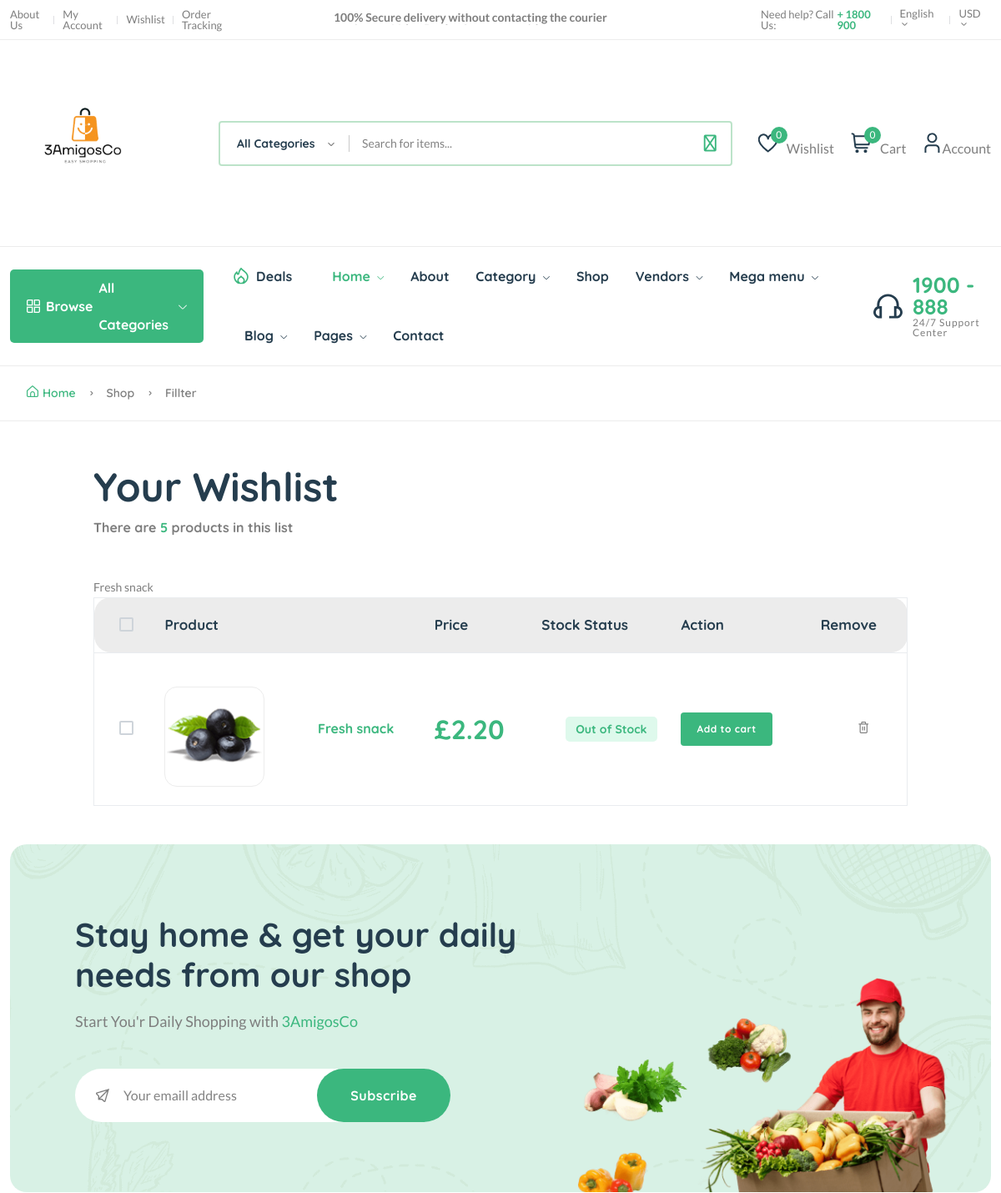
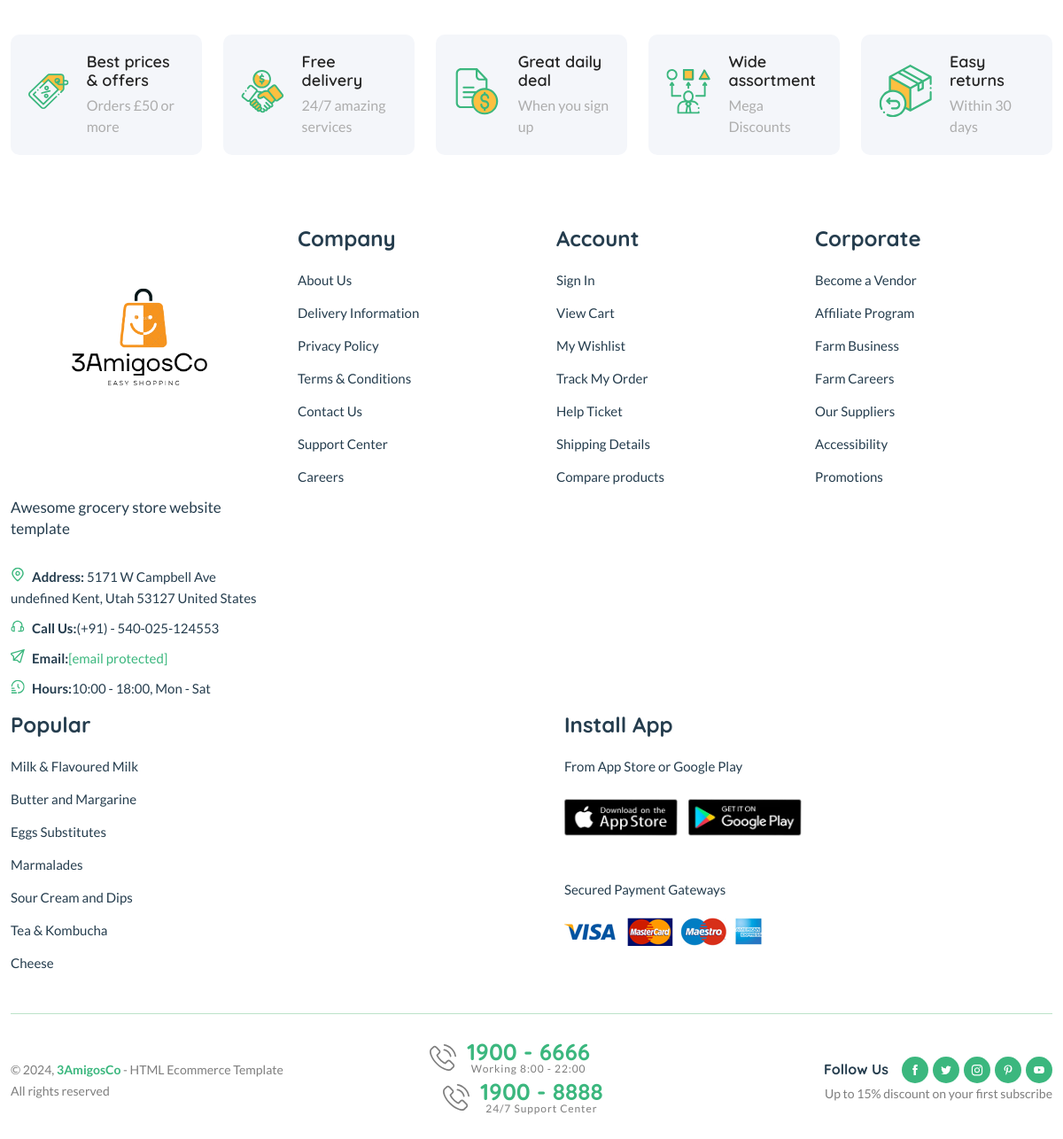
Page /wishlist/ (signed in) on the committed database (2 pictures, top to bottom).
### core/models.py (models this page shows, shortened)
class wishlist_model(models.Model):
    user = models.ForeignKey(User, on_delete=models.SET_NULL, null=True)
    product = models.ForeignKey(Product, on_delete=models.SET_NULL, null=True)
    date = models.DateTimeField(auto_now_add=True)
    class Meta:
        verbose_name_plural = "wishlists"
    def __str__(self):
        return self.product.title

class Product(models.Model):
    pid = ShortUUIDField(unique=True, length=10,max_length=20, alphabet="abcdefgh12345")
    user = models.ForeignKey(User, on_delete=models.SET_NULL, null=True)
    category = models.ForeignKey(Category, on_delete=models.SET_NULL, null=True, related_name="category")
    vendor = models.ForeignKey(Vendor, on_delete=models.SET_NULL, null=True, related_name="vendor")
    title = models.CharField(max_length=100, default="Fresh meal")
    image = models.ImageField(upload_to=user_directory_path, default="product.jpg")
    description = RichTextUploadingField(null=True, blank=True, default="Here your product")
    vendor_price = models.DecimalField(max_digits=99999999999999, decimal_places=2, default="1.99")
    @property
    def price(self):
        vendor_price = Decimal(str(self.vendor_price))
        multiplier = Decimal('1.1')
        result = vendor_price * multiplier
        return result.quantize(Decimal('0.00'))
    specifications = RichTextUploadingField(null=True, blank=True)
    type = models.CharField(max_length=100, default="Organic", null=True, blank=True)
    stock_count = models.CharField(max_length=100, default="10", null=True, blank=True)
    life = models.CharField(max_length=100, default="100 Days", null=True, blank=True)
    mfd = models.DateTimeField(auto_now_add=False, null=True, blank=True)
    tags = TaggableManager(blank=True)
    product_status = models.CharField(choices=STATUS, max_length=10, default="in_review")
    status = models.BooleanField(default=True)
    In_stock = models.BooleanField(default=True)
    featured = models.BooleanField(default=False)
    digital = models.BooleanField(default=False)
    sku = ShortUUIDField(unique=True, length=4, max_length=10,prefix="sku", alphabet="1234567890")
    date = models.DateTimeField(auto_now_add=True)
    updated = models.DateTimeField(null=True, blank=True)
    class Meta:
        verbose_name_plural = "Products"

### core/views.py (the view)
# urls.py: path("wishlist/", wishlist_view, name="wishlist"),
@login_required
def wishlist_view(request):
    wishlist = wishlist_model.objects.all()
    context = {
        "w":wishlist
    }
    return render(request, "core/wishlist.html", context)

### core/context_processor.py (called while the page is built)
def default(request):
    categories = Category.objects.all()
    vendors = Vendor.objects.all()
    min_max_price = Product.objects.aggregate(Min("vendor_price"), Max("vendor_price"))
    if request.user.is_authenticated:
        try:
            wishlist = wishlist_model.objects.filter(user=request.user)
        except:
            messages.warning(request, "You need to login before accessing your wishlist.")
            wishlist = 0
    else:
        wishlist = 0
    try:
        address = Address.objects.get(user=request.user)
    except:
       address = None
    return {
        'categories':categories,
        'address':address,
        'wishlist':wishlist,
        'vendors':vendors,
        'min_max_price':min_max_price,
    }

### templates/core/wishlist.html (shortened to what this page needs)
{% extends 'partials/base.html' %}
{% load static %}
{% block content %}
    <main class="main" id="wishlist-list">
        <div class="page-header breadcrumb-wrap">
            <div class="container">
                <div class="breadcrumb">
                    <a href="index.html" rel="nofollow"><i class="fi-rs-home mr-5"></i>Home</a>
                    <span></span> Shop <span></span> Fillter
                </div>
            </div>
        </div>
        <div class="container mb-30 mt-50">
            <div class="row">
                <div class="col-xl-10 col-lg-12 m-auto">
                    <div class="mb-50">
                        <h1 class="heading-2 mb-10">Your Wishlist</h1>
                        <h6 class="text-body">There are <span class="text-brand">5</span> products in this list</h6>
                    </div>
                    <div class="table-responsive shopping-summery">
                        <table class="table table-wishlist">
                            <thead>
                                <tr class="main-heading">
                                    <th class="custome-checkbox start pl-30">
                                        <label class="form-check-label" for="exampleCheckbox11"></label>
                                    </th>
                                    <th scope="col" colspan="2">Product</th>
                                    <th scope="col">Price</th>
                                    <th scope="col">Stock Status</th>
                                    <th scope="col">Action</th>
                                    <th scope="col" class="end">Remove</th>
                                </tr>
                            </thead>
                            <tbody>
                                {% for w in w %}
                                <tr class="pt-30">
                                    <td class="custome-checkbox pl-30">
                                        <label class="form-check-label" for="exampleCheckbox1"></label>
                                    </td>
                                    <td class="image product-thumbnail pt-40"><img src="{{w.product.image.url}}" alt="#" /></td>
                                    <td class="product-des product-name">
                                        <h6><a class="product-name mb-10" href="shop-product-right.html">{{ w.product.title|truncatechars:30 }}</a></h6>
                                    </td>
                                    <td class="price d-fdlex fs-1" data-title="Price">
                                        <h3 class="text-brand">£</span><span class="text-brand current-product-price-{{ w.product.id }}">{{ w.product.price }}</h3>
                                    </td>
                                    <td class="text-center detail-info" data-title="Stock">
                                        <span class="stock-status in-stock mb-0">{% if w.product.in_stock %} In Stock {% else %} Out of Stock {% endif %}</span>
                                    </td>
                                    <td class="text-right" data-title="Cart">
                                        <button class="btn btn-sm add-to-cart-btn" data-index="{{ w.product.id }}">Add to cart</button>
                                    </td>
                                    <td class="action text-center" data-title="Remove">
                                        <button style="border: none; background: none;" data-wishlist-product="{{ w.id }}"  class="text-body delete-wishlist-product"><i class="fi-rs-trash"></i></button>
                                    </td>
                                </tr>
                                {% empty %}
                                <tr>
                                    <td><p>Nothing in wishlist yet</p></td>
                                </tr>
                                {% endfor %}
                            </tbody>
                        </table>
                    </div>
                </div>
            </div>
        </div>
    </main>
{% endblock content %}

### rows in the picture
wishlist_model: product.image (picture), product "Fresh snack", product.price "2.20", shows "Out of Stock"

### other values in the picture
{{ wishlist.count }} "0"
{{ request.session.cart_data_obj|length }} "0"
